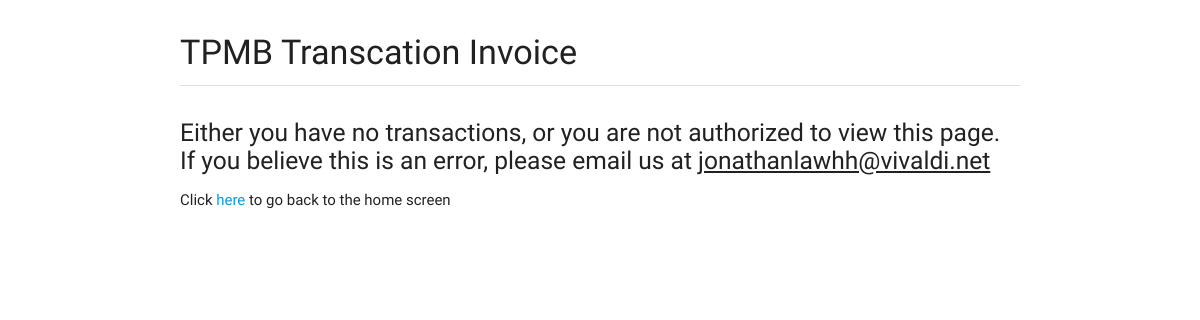
The page /transaction-slip.php?transID=-20180203064602 (signed in) on the database as committed earlier.
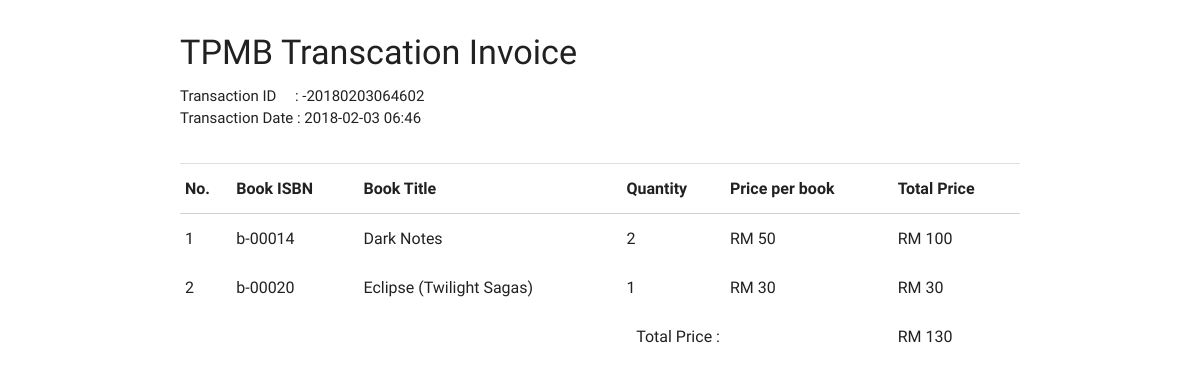
The same page on the database as committed later.
### tables this page shows
CREATE TABLE `transaction` (
  `transactionID` varchar(255) NOT NULL,
  `transactionUser` varchar(255) NOT NULL,
  `transactionTotal` int(255) NOT NULL,
  `transactionPoint` int(11) NOT NULL,
  `transactionCard` int(11) NOT NULL,
  `transactionDate` varchar(50) NOT NULL
);

CREATE TABLE `book` (
  `bookISBN` varchar(255) NOT NULL,
  `bookname` varchar(255) NOT NULL,
  `bookcategory` varchar(80) NOT NULL,
  `bookauthor` varchar(255) NOT NULL,
  `bookdesc` longtext NOT NULL,
  `bookprice` int(11) NOT NULL,
  `bookpages` int(11) NOT NULL,
  `bookpublisher` varchar(255) NOT NULL,
  `bookdateadd` int(11) NOT NULL,
  `bookthumbnail` varchar(255) NOT NULL,
  `bookQty` int(11) NOT NULL DEFAULT '0'
);

CREATE TABLE `transactiondetail` (
  `index` int(11) NOT NULL,
  `transactionID` varchar(255) NOT NULL,
  `bookISBN` varchar(255) NOT NULL,
  `quantity` int(255) NOT NULL
);

### php/connect.php (called while the page is built, shortened)
<?php
function scanner($input,$url){
  if (preg_match('/[\'"^$&%*}{#~?><>|;]/', $input)){
     $fail = 1;
     echo "<script>window.location = '$url'; exit();</script>";
  } else {
    return $input;
  }
}
?>

### transaction-slip.php (the view, shortened to what this page needs)
<?php session_start();
include "php/connect.php";
$currentUser = $_SESSION['tpmb-user'];
$currentAction = scanner($_GET['transID'],"404.php");
$queryID = $currentUser . $currentAction;
$query = "SELECT * FROM transaction WHERE transactionUser = '$currentUser' AND transactionID = '$queryID'";
?>
<head>
	<link type="text/css" rel="stylesheet" href="css/materialize.min.css" media="screen,projection" />
	<link type="text/css" rel="stylesheet" href="css/tpmb.css" media="screen,projection" />
</head>
<body>
  <main class="container">
    <h4 class="left-align col s12 m6 offset-m3 margintop4">TPMB Transcation Invoice</h4>
		<?php
    $userTransactionArray=mysqli_query($conn,$query);
		if(mysqli_num_rows($userTransactionArray) > 0){
    while($userTransaction = mysqli_fetch_array($userTransactionArray)){ ?>
		<span>Transaction ID &nbsp;&nbsp;&nbsp;&nbsp;: <?php echo $currentAction; ?></span><br />
		<span>Transaction Date : <?php echo $userTransaction['transactionDate']; ?></span>
    <div class="divider margintop4"></div>
		<table class="responsive-table">
			<thead>
        <tr><th>No.</th><th>Book ISBN</th><th>Book Title</th><th>Quantity</th><th>Price per book</th><th>Total Price</th></tr>
      </thead>
      <tbody>
				<?php $ti = $userTransaction['transactionID'];
				$bookDetailArray=mysqli_query($conn,"SELECT td.bookISBN, td.quantity, b.bookname, b.bookprice FROM book as b, transactiondetail as td WHERE td.transactionID='$ti' AND b.bookISBN=td.bookISBN");
				$indexNum = 1;
				$totalPrice = 0;
				while($bookDetail = mysqli_fetch_array($bookDetailArray)){?>
				<tr>
					<td><?php echo $indexNum; ?></td>
					<td><?php echo $bookDetail['bookISBN']; ?></td>
					<td><?php echo $bookDetail['bookname']; ?></td>
					<td><?php echo $bookDetail['quantity']; ?></td>
					<td>RM <?php echo $bookDetail['bookprice']; ?></td>
					<td>RM <?php $totalPerBook = $bookDetail['quantity'] * $bookDetail['bookprice']; echo $totalPerBook; ?></td>
				</tr>
			<?php $indexNum++; $totalPrice += $totalPerBook;} ?>
			<tr><td colspan="4" class="right-align">Total Price : </td><td></td><td>RM <?php echo $totalPrice; ?></td></tr>
			</tbody>
		</table>
	<?php }} else { ?>
		<div class="divider"></div>
		<h5 class="margintop4">Either you have no transactions, or you are not authorized to view this page.<br />
		If you believe this is an error, please email us at <u>jonathanlawhh@vivaldi.net</u></h5>
		<p>Click <a href="index.php">here</a> to go back to the home screen</p>
	<?php } ?>
  </main>
</body>

Rows that differ between the two databases and show on the page:
added transaction: transactionDate "2018-02-03 06:46", totalPrice "130"
now on this page (row edited): book: transactiondetail.bookISBN "b-00014", bookname "Dark Notes", transactiondetail.quantity "2", bookprice "50", bookprice.quantity "100"
now on this page (row edited): book: transactiondetail.bookISBN "b-00020", bookname "Eclipse (Twilight Sagas)", transactiondetail.quantity "1", bookprice "30"
Other text that changed with them:
text no longer shown: "Either you have no transactions, or you are not authorized to view this page. If you believe this is an error, please email us at jonathanlawhh@vivaldi.net Click here to go back to the home screen"
